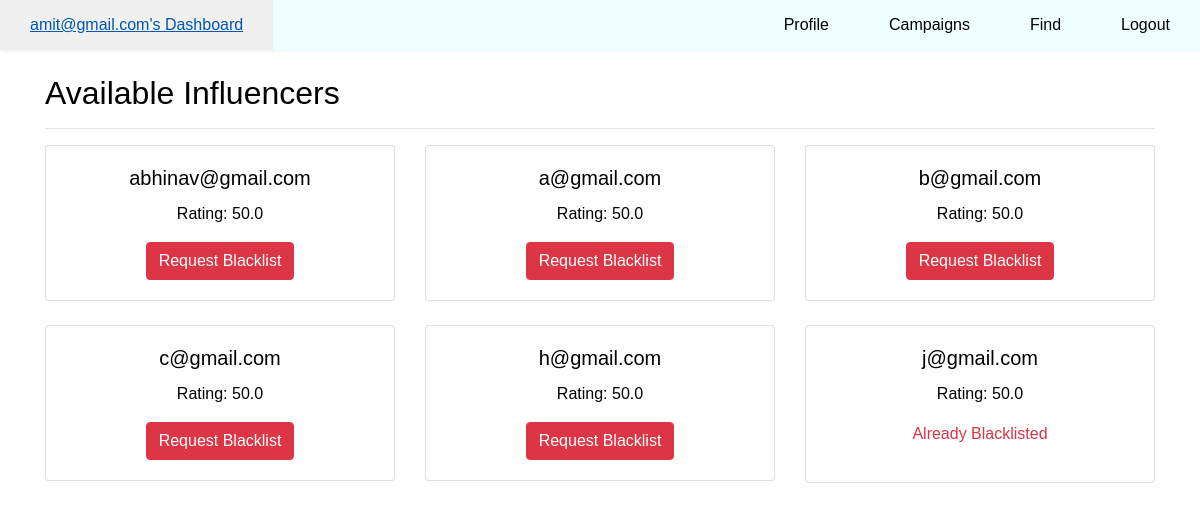
Before: /findInfluencer (signed in) with the older database file.
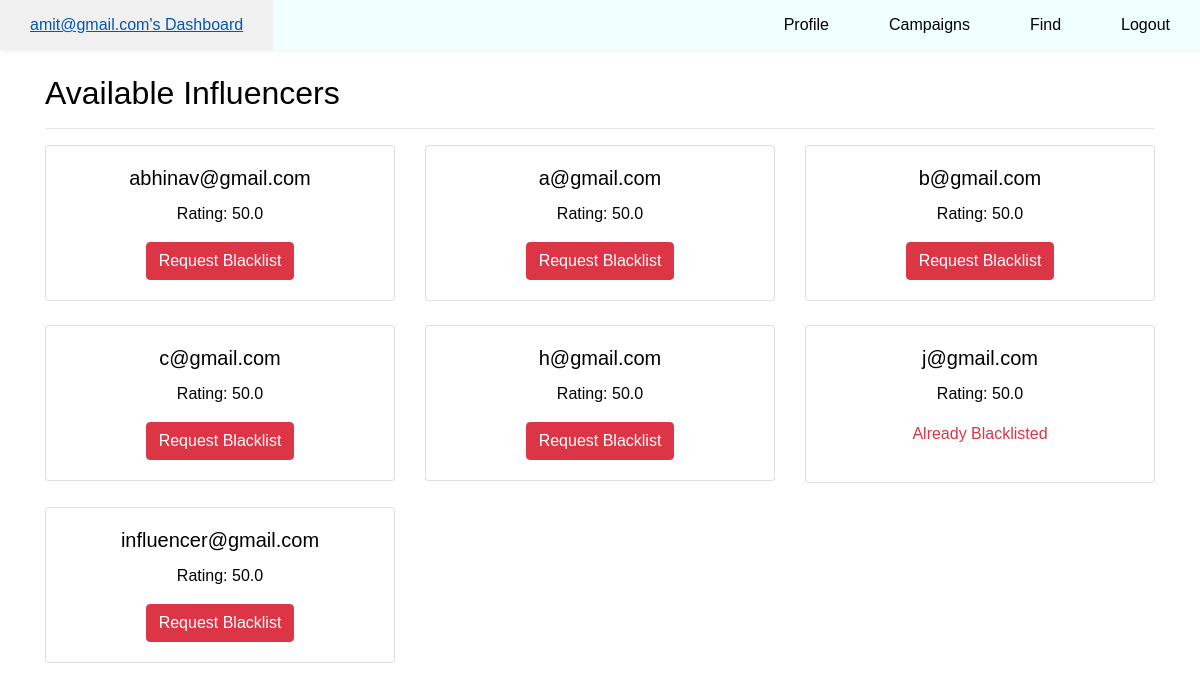
After: the same page with the newer database file.
### model.py (models this page shows)
class Influencer(db.Model):
    influencer_id = db.Column(db.Integer, db.ForeignKey('user.id'),primary_key=True)
    category = db.Column(db.String, nullable=True, default = '')
    rating = db.Column(db.Float, default=50.0)
    user = db.relationship('User', back_populates='influencer')
    requests = db.relationship('Request', back_populates='influencer', cascade="all, delete-orphan")
    blacklist_requests = db.relationship('BlacklistRequest', back_populates='influencer', cascade="all, delete-orphan")

class User(db.Model):
    id = db.Column(db.Integer, primary_key = True)
    name = db.Column(db.String, unique = False, nullable = True, default=lambda: '')
    email = db.Column(db.String, unique = True, nullable = False)
    password = db.Column(db.String, nullable = False)
    isAdmin = db.Column(db.Boolean, default = False)
    isInfluencer = db.Column(db.Boolean, default = False)
    isSponsor = db.Column(db.Boolean, default = False)
    isBlacklist = db.Column(db.Boolean, default = False)
    influencer = db.relationship('Influencer', back_populates='user', cascade="all, delete-orphan", uselist=False)
    sponsor = db.relationship('Sponsor', back_populates='user', cascade="all, delete-orphan", uselist=False)

### app.py (the view)
@app.route('/findInfluencer', methods=['GET', 'POST'])
def findInfluencer():
    user = getUserInfo()
    if user['isBlacklist']:
        flash("You have been blacklisted and cannot access this page.", "danger")
        return redirect(url_for('home_page',user_email=user['email'], isAdmin=user['isAdmin'],
                                                                    isInfluencer=user['isInfluencer'],
                                                                    isSponsor=user['isSponsor'], usr_id=user['usr_id']))
    if 'id' not in session:
        return redirect(url_for('login'))
    user = User.query.filter_by(id=session['id']).first()
    if user is None or not user.isSponsor:
        flash("You do not have permission to access this page.", "danger")
        return redirect(url_for('home_page'))
    influencers = Influencer.query.all()
    return render_template('findInfluencer.html', influencers=influencers, nav_type=user)

### helper.py (called while the page is built)
def getUserInfo():
    if 'id' in session:
        current_user = User.query.filter_by(id = session['id']).first()
        if current_user:
            usr_id = current_user.id
            email = current_user.email
            isAdmin = current_user.isAdmin
            isInfluencer = current_user.isInfluencer
            isSponsor = current_user.isSponsor
            isBlacklist = current_user.isBlacklist
            return {'usr_id':usr_id, 'email':email, 'isAdmin':isAdmin, 'isInfluencer':isInfluencer, 'isSponsor':isSponsor,'isBlacklist':isBlacklist}
        else:
            return None

### templates/findInfluencer.html (shortened to what this page needs)
{% extends './layouts/layout.html' %}
{% block body %}
    {% include './components/navbar.html' %}
    {% include './components/sponsor/findInfluencer.html' %}
{% endblock %}

### templates/components/sponsor/findInfluencer.html
<div class="container mt-4">
    <h2>Available Influencers</h2>
    <hr>
    <div class="row">
        {% for influencer in influencers %}
        <div class="col-md-4 mb-4">
            <div class="card">
                <div class="card-body text-center">
                    <h5 class="card-title">{{ influencer.user.email }}</h5>
                    <p>Rating: {{ influencer.rating }}</p>
                    {% if not influencer.user.isBlacklist %}
                    <form method="POST" style="display: inline;" action="{{ url_for('requestBlacklist', influencer_id=influencer.influencer_id) }}">
                        <button type="submit" class="btn btn-danger">Request Blacklist</button>
                    </form>
                    {% else %}
                    <p class="text-danger">Already Blacklisted</p>
                    {% endif %}
                </div>
            </div>
        </div>
        {% endfor %}
    </div>
</div>

Changed rows visible on the page:
added Influencer: user.email "influencer@gmail.com", rating "50.0"
